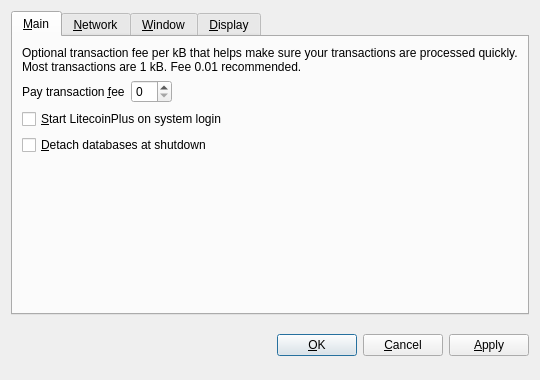
<?xml version="1.0" encoding="UTF-8"?>
<ui version="4.0">
 <class>OptionsDialog</class>
 <widget class="QDialog" name="OptionsDialog">
  <property name="geometry">
   <rect>
    <x>0</x>
    <y>0</y>
    <width>540</width>
    <height>380</height>
   </rect>
  </property>
  <property name="windowTitle">
   <string>Options</string>
  </property>
  <property name="modal">
   <bool>true</bool>
  </property>
  <layout class="QVBoxLayout" name="verticalLayout">
   <item>
    <widget class="QTabWidget" name="tabWidget">
     <property name="tabPosition">
      <enum>QTabWidget::North</enum>
     </property>
     <property name="currentIndex">
      <number>0</number>
     </property>
     <widget class="QWidget" name="tabMain">
      <attribute name="title">
       <string>&amp;Main</string>
      </attribute>
      <layout class="QVBoxLayout" name="verticalLayout_Main">
       <item>
        <widget class="QLabel" name="transactionFeeInfoLabel">
         <property name="text">
          <string>Optional transaction fee per kB that helps make sure your transactions are processed quickly. Most transactions are 1 kB. Fee 0.01 recommended.</string>
         </property>
         <property name="textFormat">
          <enum>Qt::PlainText</enum>
         </property>
         <property name="wordWrap">
          <bool>true</bool>
         </property>
        </widget>
       </item>
       <item>
        <layout class="QHBoxLayout" name="horizontalLayout_Main">
         <item>
          <widget class="QLabel" name="transactionFeeLabel">
           <property name="text">
            <string>Pay transaction &amp;fee</string>
           </property>
           <property name="textFormat">
            <enum>Qt::PlainText</enum>
           </property>
           <property name="buddy">
            <cstring>transactionFee</cstring>
           </property>
          </widget>
         </item>
         <item>
          <widget class="BitcoinAmountField" name="transactionFee"/>
         </item>
         <item>
          <spacer name="horizontalSpacer_Main">
           <property name="orientation">
            <enum>Qt::Horizontal</enum>
           </property>
           <property name="sizeHint" stdset="0">
            <size>
             <width>40</width>
             <height>20</height>
            </size>
           </property>
          </spacer>
         </item>
        </layout>
       </item>
       <item>
        <widget class="QCheckBox" name="bitcoinAtStartup">
         <property name="toolTip">
          <string>Automatically start LitecoinPlus after logging in to the system.</string>
         </property>
         <property name="text">
          <string>&amp;Start LitecoinPlus on system login</string>
         </property>
        </widget>
       </item>
       <item>
        <widget class="QCheckBox" name="detachDatabases">
         <property name="toolTip">
          <string>Detach block and address databases at shutdown. This means they can be moved to another data directory, but it slows down shutdown. The wallet is always detached.</string>
         </property>
         <property name="text">
          <string>&amp;Detach databases at shutdown</string>
         </property>
        </widget>
       </item>
       <item>
        <spacer name="verticalSpacer_Main">
         <property name="orientation">
          <enum>Qt::Vertical</enum>
         </property>
         <property name="sizeHint" stdset="0">
          <size>
           <width>20</width>
           <height>40</height>
          </size>
         </property>
        </spacer>
       </item>
      </layout>
     </widget>
     <widget class="QWidget" name="tabNetwork">
      <attribute name="title">
       <string>&amp;Network</string>
      </attribute>
      <layout class="QVBoxLayout" name="verticalLayout_Network">
       <item>
        <widget class="QCheckBox" name="mapPortUpnp">
         <property name="toolTip">
          <string>Automatically open the LitecoinPlus client port on the router. This only works when your router supports UPnP and it is enabled.</string>
         </property>
         <property name="text">
          <string>Map port using &amp;UPnP</string>
         </property>
        </widget>
       </item>
       <item>
        <widget class="QCheckBox" name="connectSocks">
         <property name="toolTip">
          <string>Connect to the LitecoinPlus network through a SOCKS proxy (e.g. when connecting through Tor).</string>
         </property>
         <property name="text">
          <string>&amp;Connect through SOCKS proxy:</string>
         </property>
        </widget>
       </item>
       <item>
        <layout class="QHBoxLayout" name="horizontalLayout_Network">
         <item>
          <widget class="QLabel" name="proxyIpLabel">
           <property name="text">
            <string>Proxy &amp;IP:</string>
           </property>
           <property name="textFormat">
            <enum>Qt::PlainText</enum>
           </property>
           <property name="buddy">
            <cstring>proxyIp</cstring>
           </property>
          </widget>
         </item>
         <item>
          <widget class="QValidatedLineEdit" name="proxyIp">
           <property name="maximumSize">
            <size>
             <width>140</width>
             <height>16777215</height>
            </size>
           </property>
           <property name="toolTip">
            <string>IP address of the proxy (e.g. 127.0.0.1)</string>
           </property>
          </widget>
         </item>
         <item>
          <widget class="QLabel" name="proxyPortLabel">
           <property name="text">
            <string>&amp;Port:</string>
           </property>
           <property name="textFormat">
            <enum>Qt::PlainText</enum>
           </property>
           <property name="buddy">
            <cstring>proxyPort</cstring>
           </property>
          </widget>
         </item>
         <item>
          <widget class="QLineEdit" name="proxyPort">
           <property name="maximumSize">
            <size>
             <width>55</width>
             <height>16777215</height>
            </size>
           </property>
           <property name="toolTip">
            <string>Port of the proxy (e.g. 9050)</string>
           </property>
          </widget>
         </item>
         <item>
          <widget class="QLabel" name="socksVersionLabel">
           <property name="text">
            <string>SOCKS &amp;Version:</string>
           </property>
           <property name="textFormat">
            <enum>Qt::PlainText</enum>
           </property>
           <property name="buddy">
            <cstring>socksVersion</cstring>
           </property>
          </widget>
         </item>
         <item>
          <widget class="QValueComboBox" name="socksVersion">
           <property name="toolTip">
            <string>SOCKS version of the proxy (e.g. 5)</string>
           </property>
          </widget>
         </item>
         <item>
          <spacer name="horizontalSpacer_Network">
           <property name="orientation">
            <enum>Qt::Horizontal</enum>
           </property>
           <property name="sizeHint" stdset="0">
            <size>
             <width>40</width>
             <height>20</height>
            </size>
           </property>
          </spacer>
         </item>
        </layout>
       </item>
       <item>
        <spacer name="verticalSpacer_Network">
         <property name="orientation">
          <enum>Qt::Vertical</enum>
         </property>
         <property name="sizeHint" stdset="0">
          <size>
           <width>20</width>
           <height>40</height>
          </size>
         </property>
        </spacer>
       </item>
      </layout>
     </widget>
     <widget class="QWidget" name="tabWindow">
      <attribute name="title">
       <string>&amp;Window</string>
      </attribute>
      <layout class="QVBoxLayout" name="verticalLayout_Window">
       <item>
        <widget class="QCheckBox" name="minimizeToTray">
         <property name="toolTip">
          <string>Show only a tray icon after minimizing the window.</string>
         </property>
         <property name="text">
          <string>&amp;Minimize to the tray instead of the taskbar</string>
         </property>
        </widget>
       </item>
       <item>
        <widget class="QCheckBox" name="minimizeOnClose">
         <property name="toolTip">
          <string>Minimize instead of exit the application when the window is closed. When this option is enabled, the application will be closed only after selecting Quit in the menu.</string>
         </property>
         <property name="text">
          <string>M&amp;inimize on close</string>
         </property>
        </widget>
       </item>
       <item>
        <spacer name="verticalSpacer_Window">
         <property name="orientation">
          <enum>Qt::Vertical</enum>
         </property>
         <property name="sizeHint" stdset="0">
          <size>
           <width>20</width>
           <height>40</height>
          </size>
         </property>
        </spacer>
       </item>
      </layout>
     </widget>
     <widget class="QWidget" name="tabDisplay">
      <attribute name="title">
       <string>&amp;Display</string>
      </attribute>
      <layout class="QVBoxLayout" name="verticalLayout_Display">
       <item>
        <layout class="QHBoxLayout" name="horizontalLayout_1_Display">
         <item>
          <widget class="QLabel" name="langLabel">
           <property name="text">
            <string>User Interface &amp;language:</string>
           </property>
           <property name="textFormat">
            <enum>Qt::PlainText</enum>
           </property>
           <property name="buddy">
            <cstring>lang</cstring>
           </property>
          </widget>
         </item>
         <item>
          <widget class="QValueComboBox" name="lang">
           <property name="toolTip">
            <string>The user interface language can be set here. This setting will take effect after restarting LitecoinPlus.</string>
           </property>
          </widget>
         </item>
        </layout>
       </item>
       <item>
        <layout class="QHBoxLayout" name="horizontalLayout_2_Display">
         <item>
          <widget class="QLabel" name="unitLabel">
           <property name="text">
            <string>&amp;Unit to show amounts in:</string>
           </property>
           <property name="textFormat">
            <enum>Qt::PlainText</enum>
           </property>
           <property name="buddy">
            <cstring>unit</cstring>
           </property>
          </widget>
         </item>
         <item>
          <widget class="QValueComboBox" name="unit">
           <property name="toolTip">
            <string>Choose the default subdivision unit to show in the interface and when sending coins.</string>
           </property>
          </widget>
         </item>
        </layout>
       </item>
       <item>
        <widget class="QCheckBox" name="displayAddresses">
         <property name="toolTip">
          <string>Whether to show LitecoinPlus addresses in the transaction list or not.</string>
         </property>
         <property name="text">
          <string>&amp;Display addresses in transaction list</string>
         </property>
        </widget>
       </item>
       <item>
        <widget class="QCheckBox" name="coinControlFeatures">
         <property name="toolTip">
          <string>Whether to show coin control features or not.</string>
         </property>
         <property name="text">
          <string>Display coin &amp;control features (experts only!)</string>
         </property>
        </widget>
       </item>
       <item>
        <spacer name="verticalSpacer_Display">
         <property name="orientation">
          <enum>Qt::Vertical</enum>
         </property>
         <property name="sizeHint" stdset="0">
          <size>
           <width>20</width>
           <height>40</height>
          </size>
         </property>
        </spacer>
       </item>
      </layout>
     </widget>
    </widget>
   </item>
   <item>
    <layout class="QHBoxLayout" name="horizontalLayout_Buttons">
     <item>
      <spacer name="horizontalSpacer_1">
       <property name="orientation">
        <enum>Qt::Horizontal</enum>
       </property>
       <property name="sizeHint" stdset="0">
        <size>
         <width>40</width>
         <height>48</height>
        </size>
       </property>
      </spacer>
     </item>
     <item>
      <widget class="QLabel" name="statusLabel">
       <property name="font">
        <font>
         <weight>75</weight>
         <bold>true</bold>
        </font>
       </property>
       <property name="text">
        <string/>
       </property>
       <property name="textFormat">
        <enum>Qt::PlainText</enum>
       </property>
       <property name="wordWrap">
        <bool>true</bool>
       </property>
      </widget>
     </item>
     <item>
      <spacer name="horizontalSpacer_2">
       <property name="orientation">
        <enum>Qt::Horizontal</enum>
       </property>
       <property name="sizeHint" stdset="0">
        <size>
         <width>40</width>
         <height>48</height>
        </size>
       </property>
      </spacer>
     </item>
     <item>
      <widget class="QPushButton" name="okButton">
       <property name="text">
        <string>&amp;OK</string>
       </property>
      </widget>
     </item>
     <item>
      <widget class="QPushButton" name="cancelButton">
       <property name="text">
        <string>&amp;Cancel</string>
       </property>
       <property name="autoDefault">
        <bool>false</bool>
       </property>
      </widget>
     </item>
     <item>
      <widget class="QPushButton" name="applyButton">
       <property name="text">
        <string>&amp;Apply</string>
       </property>
       <property name="autoDefault">
        <bool>false</bool>
       </property>
      </widget>
     </item>
    </layout>
   </item>
  </layout>
 </widget>
 <customwidgets>
  <customwidget>
   <class>BitcoinAmountField</class>
   <extends>QSpinBox</extends>
   <header>bitcoinamountfield.h</header>
  </customwidget>
  <customwidget>
   <class>QValueComboBox</class>
   <extends>QComboBox</extends>
   <header>qvaluecombobox.h</header>
  </customwidget>
  <customwidget>
   <class>QValidatedLineEdit</class>
   <extends>QLineEdit</extends>
   <header>qvalidatedlineedit.h</header>
  </customwidget>
 </customwidgets>
 <resources/>
 <connections/>
</ui>
